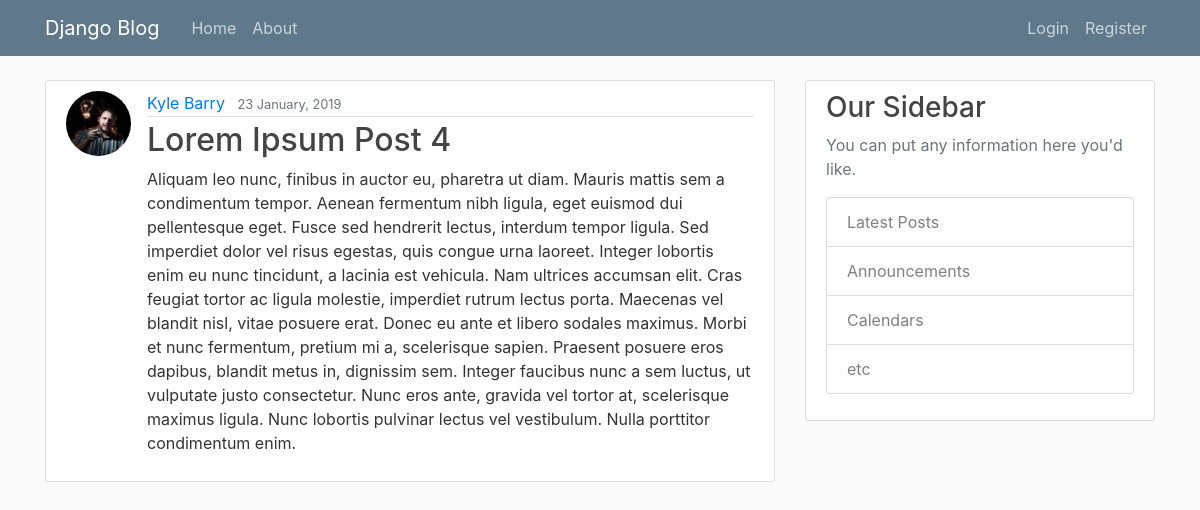
The app's page /blog/post/4/, older data.
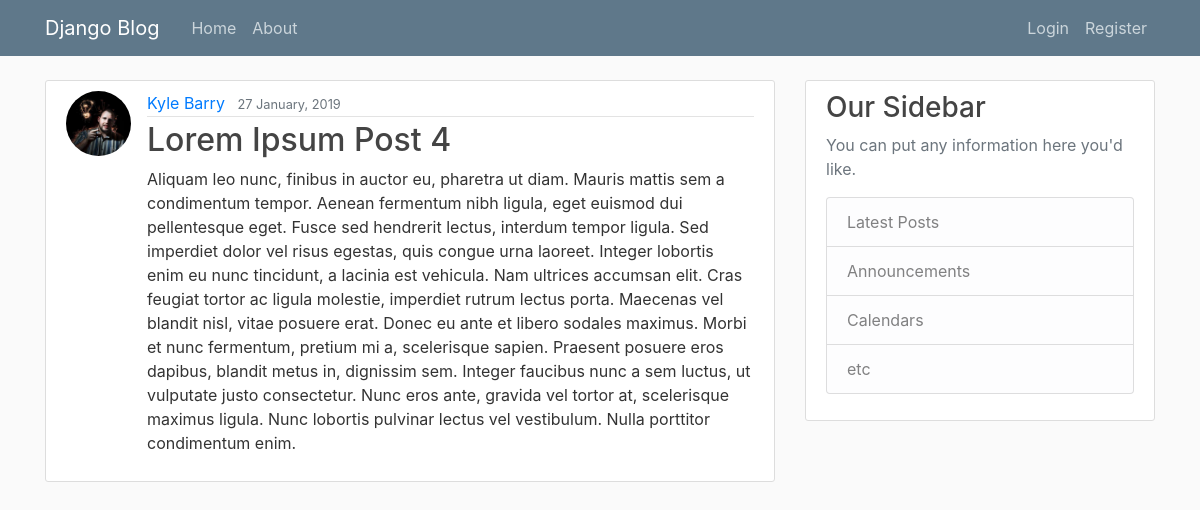
The same page, newer data.
### blog/models.py (models this page shows, shortened)
class Post(models.Model):
    title = models.CharField(max_length=100)
    content = models.TextField()
    date_posted = models.PositiveIntegerField()
    author = models.ForeignKey(User, on_delete=models.CASCADE)

### users/models.py (models this page shows, shortened)
class Profile (models.Model):
    user = models.OneToOneField(User, on_delete=models.CASCADE)
    image = models.ImageField(default='default.jpeg', upload_to='profile-pics')
    bio = models.TextField(default='')

### blog/views.py (the view)
# urls.py: path('post/<int:pk>/', PostDetailView.as_view(), name="blog-detail"),
class PostDetailView(DetailView):
    model = Post

### blog/templatetags/timetags.py (called while the page is built)
def print_timestamp(timestamp):
    try:
        ts = float(timestamp)
    except ValueError:
        return None
    return "{:%d %B, %Y}".format(datetime.datetime.fromtimestamp(ts))

### blog/templates/blog/post_detail.html (shortened to what this page needs)
{% extends "blog/base.html" %}
{% load timetags %}
{% block content %}
    <article class="media content-section">
    <img class="rounded-circle article-img" src="{{ object.author.profile.image.url }}">
      <div class="media-body">
        <div class="article-metadata">
          <a class="mr-2" href="{% url 'view-user-profile' view_user=object.author.username %}">{{ object.author.first_name }} {{ object.author.last_name }}</a>
          <small class="text-muted">{{ object.date_posted|print_timestamp }}</small>
        </div>
        <h2 class="article-title">{{ object.title }}</h2>
        <p class="article-content">{{ object.content }}</p>
      </div>
    </article>
{% endblock %}

Row changes from the older to the newer data that the page shows:
changed Post "Lorem Ipsum Post 4": date_posted|print_timestamp "23 January, 2019" → "27 January, 2019"
